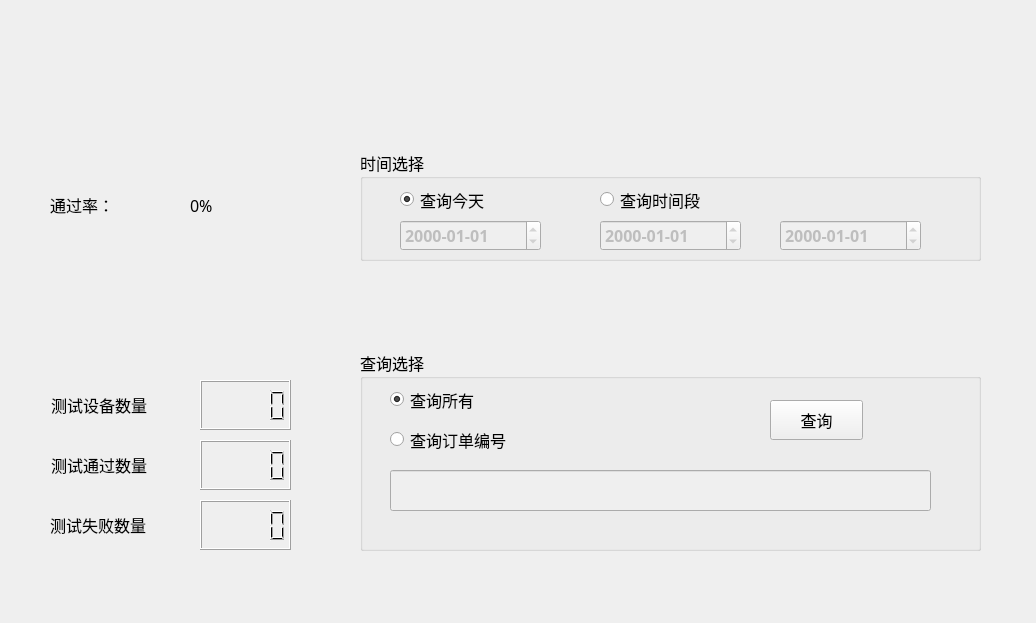
<?xml version="1.0" encoding="UTF-8"?>
<ui version="4.0">
 <class>TgsWid</class>
 <widget class="QWidget" name="TgsWid">
  <property name="geometry">
   <rect>
    <x>0</x>
    <y>0</y>
    <width>1036</width>
    <height>623</height>
   </rect>
  </property>
  <property name="font">
   <font>
    <family>微软雅黑</family>
    <pointsize>12</pointsize>
   </font>
  </property>
  <property name="windowTitle">
   <string>Form</string>
  </property>
  <widget class="QLabel" name="label_2">
   <property name="geometry">
    <rect>
     <x>51</x>
     <y>380</y>
     <width>131</width>
     <height>50</height>
    </rect>
   </property>
   <property name="text">
    <string>测试设备数量</string>
   </property>
  </widget>
  <widget class="QLabel" name="label_4">
   <property name="geometry">
    <rect>
     <x>51</x>
     <y>440</y>
     <width>131</width>
     <height>50</height>
    </rect>
   </property>
   <property name="text">
    <string>测试通过数量</string>
   </property>
  </widget>
  <widget class="QLabel" name="label_6">
   <property name="geometry">
    <rect>
     <x>50</x>
     <y>500</y>
     <width>131</width>
     <height>50</height>
    </rect>
   </property>
   <property name="text">
    <string>测试失败数量</string>
   </property>
  </widget>
  <widget class="QGroupBox" name="groupBox">
   <property name="geometry">
    <rect>
     <x>360</x>
     <y>350</y>
     <width>621</width>
     <height>201</height>
    </rect>
   </property>
   <property name="title">
    <string>查询选择</string>
   </property>
   <widget class="QLineEdit" name="codeEdit">
    <property name="enabled">
     <bool>false</bool>
    </property>
    <property name="geometry">
     <rect>
      <x>30</x>
      <y>120</y>
      <width>541</width>
      <height>41</height>
     </rect>
    </property>
   </widget>
   <widget class="QRadioButton" name="codeRadio">
    <property name="geometry">
     <rect>
      <x>30</x>
      <y>80</y>
      <width>141</width>
      <height>19</height>
     </rect>
    </property>
    <property name="text">
     <string>查询订单编号</string>
    </property>
   </widget>
   <widget class="QRadioButton" name="allRadio">
    <property name="geometry">
     <rect>
      <x>30</x>
      <y>40</y>
      <width>115</width>
      <height>19</height>
     </rect>
    </property>
    <property name="text">
     <string>查询所有</string>
    </property>
    <property name="checked">
     <bool>true</bool>
    </property>
   </widget>
   <widget class="QPushButton" name="queryBtn">
    <property name="geometry">
     <rect>
      <x>410</x>
      <y>50</y>
      <width>93</width>
      <height>40</height>
     </rect>
    </property>
    <property name="text">
     <string>查询</string>
    </property>
   </widget>
  </widget>
  <widget class="QGroupBox" name="groupBox_2">
   <property name="geometry">
    <rect>
     <x>360</x>
     <y>150</y>
     <width>621</width>
     <height>111</height>
    </rect>
   </property>
   <property name="title">
    <string>时间选择</string>
   </property>
   <widget class="QRadioButton" name="trRadio">
    <property name="geometry">
     <rect>
      <x>240</x>
      <y>40</y>
      <width>115</width>
      <height>19</height>
     </rect>
    </property>
    <property name="text">
     <string>查询时间段</string>
    </property>
   </widget>
   <widget class="QDateEdit" name="startDateEdit">
    <property name="enabled">
     <bool>false</bool>
    </property>
    <property name="geometry">
     <rect>
      <x>240</x>
      <y>70</y>
      <width>141</width>
      <height>31</height>
     </rect>
    </property>
    <property name="font">
     <font>
      <weight>75</weight>
      <bold>true</bold>
     </font>
    </property>
    <property name="displayFormat">
     <string>yyyy-MM-dd</string>
    </property>
   </widget>
   <widget class="QDateEdit" name="endDateEdit">
    <property name="enabled">
     <bool>false</bool>
    </property>
    <property name="geometry">
     <rect>
      <x>420</x>
      <y>70</y>
      <width>141</width>
      <height>31</height>
     </rect>
    </property>
    <property name="font">
     <font>
      <weight>75</weight>
      <bold>true</bold>
     </font>
    </property>
    <property name="displayFormat">
     <string>yyyy-MM-dd</string>
    </property>
   </widget>
   <widget class="QRadioButton" name="todayRadio">
    <property name="geometry">
     <rect>
      <x>40</x>
      <y>40</y>
      <width>115</width>
      <height>19</height>
     </rect>
    </property>
    <property name="text">
     <string>查询今天</string>
    </property>
    <property name="checked">
     <bool>true</bool>
    </property>
   </widget>
   <widget class="QDateEdit" name="todayDateEdit">
    <property name="enabled">
     <bool>false</bool>
    </property>
    <property name="geometry">
     <rect>
      <x>40</x>
      <y>70</y>
      <width>141</width>
      <height>31</height>
     </rect>
    </property>
    <property name="font">
     <font>
      <weight>75</weight>
      <bold>true</bold>
     </font>
    </property>
    <property name="displayFormat">
     <string>yyyy-MM-dd</string>
    </property>
   </widget>
  </widget>
  <widget class="QLCDNumber" name="numLcd">
   <property name="geometry">
    <rect>
     <x>200</x>
     <y>380</y>
     <width>91</width>
     <height>50</height>
    </rect>
   </property>
   <property name="font">
    <font>
     <weight>75</weight>
     <bold>true</bold>
    </font>
   </property>
  </widget>
  <widget class="QLCDNumber" name="okLcd">
   <property name="geometry">
    <rect>
     <x>200</x>
     <y>440</y>
     <width>91</width>
     <height>50</height>
    </rect>
   </property>
   <property name="font">
    <font>
     <weight>75</weight>
     <bold>true</bold>
    </font>
   </property>
  </widget>
  <widget class="QLCDNumber" name="errLcd">
   <property name="geometry">
    <rect>
     <x>200</x>
     <y>500</y>
     <width>91</width>
     <height>50</height>
    </rect>
   </property>
   <property name="font">
    <font>
     <weight>75</weight>
     <bold>true</bold>
    </font>
   </property>
  </widget>
  <widget class="QLabel" name="label_3">
   <property name="geometry">
    <rect>
     <x>50</x>
     <y>180</y>
     <width>101</width>
     <height>50</height>
    </rect>
   </property>
   <property name="text">
    <string>通过率：</string>
   </property>
  </widget>
  <widget class="QLabel" name="passlabel">
   <property name="geometry">
    <rect>
     <x>190</x>
     <y>180</y>
     <width>101</width>
     <height>50</height>
    </rect>
   </property>
   <property name="text">
    <string>0%</string>
   </property>
  </widget>
 </widget>
 <resources/>
 <connections/>
</ui>
